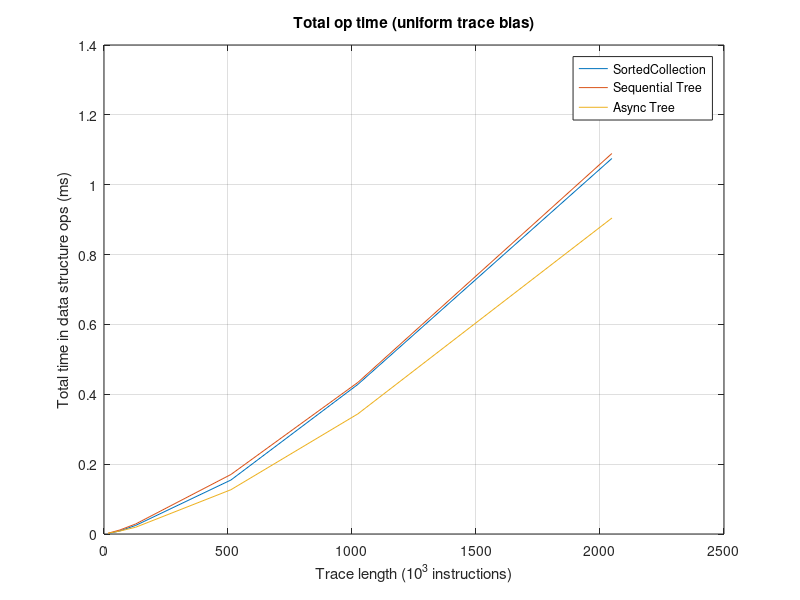
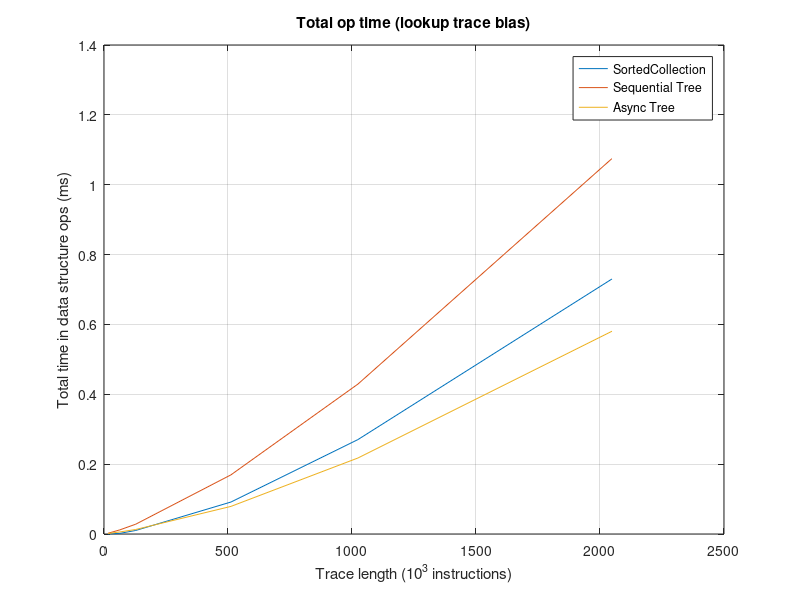
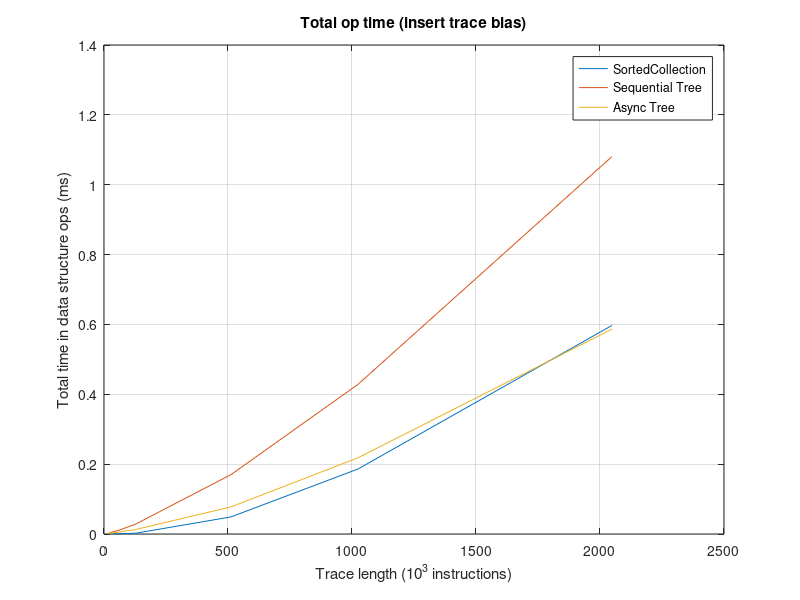
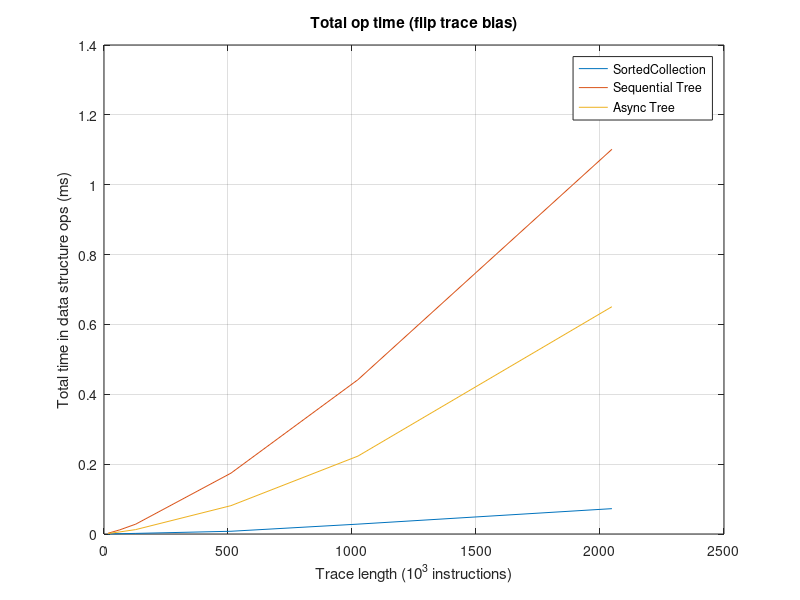

These charts were generated, in order, by the following MATLAB code:
% Make pretty plots of data
%
% 15-418 project
% Team Veggie Tales

%
% Load result sets
%
% results = csvread('results-ghc.csv');
results = csvread('results-laptop.csv');

tvt = csvread('treevtree.csv');

% Get data columns
SCTrial  = results(:,1);
SCOps    = results(:,2);
SCInsert = results(:,3);
SCLookup = results(:,4);
SCDelete = results(:,5);
RBTrial  = results(:,6);
RBOps    = results(:,7);
RBInsert = results(:,8);
RBLookup = results(:,9);
RBDelete = results(:,10);
ATTrial  = tvt(:,1);
ATOps    = tvt(:,2);
ATInsert = tvt(:,3);
ATLookup = tvt(:,4);
ATDelete = tvt(:,5);

%
% Get row indices for parameters
%

% Array versions
v4 = logical([ones(192,1); zeros(192*2,1)]);
v8 = logical([zeros(192,1); ones(192,1); zeros(192,1)]);
v9 = logical([zeros(192*2,1); ones(192,1)]);
% Trace runners
disk = logical(repmat([ones(96,1); zeros(96,1)],3,1));
mem  = logical(repmat([zeros(96,1); ones(96,1)],3,1));
% Lengths
l16k   = logical(repmat([ones(16,1); zeros(16*5,1)],6,1));
l64k   = logical(repmat([zeros(16,1); ones(16,1); zeros(16*4,1)],6,1));
l128k  = logical(repmat([zeros(16*2,1); ones(16,1); zeros(16*3,1)],6,1));
l512k  = logical(repmat([zeros(16*3,1); ones(16,1); zeros(16*2,1)],6,1));
l1024k = logical(repmat([zeros(16*4,1); ones(16,1); zeros(16,1)],6,1));
l2048k = logical(repmat([zeros(16*5,1); ones(16,1)],6,1));
% Biases
buniform = logical(repmat([ones(4,1); zeros(4*3,1)],36,1));
blookup  = logical(repmat([zeros(4,1); ones(4,1); zeros(4*2,1)],36,1));
binsert  = logical(repmat([zeros(4*2,1); ones(4,1); zeros(4,1)],36,1));
bburst   = logical(repmat([zeros(4*3,1); ones(4,1)],36,1));
% Delays
d100us = logical(repmat([1;0;0;0],144,1));
d500us = logical(repmat([0;1;0;0],144,1));
d1ms   = logical(repmat([0;0;1;0],144,1));
d5ms   = logical(repmat([0;0;0;1],144,1));

% Values for x axis
arrays = [1,2,3];
runners = [1,2];
lengths = [16,64,128,512,1024,2048];
biases = [1,2,3,4];
delays = [100,500,1000,5000];

%
% PLOTS WOOO
% 

%% [V9 Mem 5ms] Op time vs Trace Len for Trace Bias
figure;
plot( ...
    lengths, SCOps(v9&mem&buniform&d5ms), ...
    lengths, RBOps(v9&mem&buniform&d5ms), ...
    lengths, ATOps(v4&mem&buniform&d5ms)  ...
);
title('Total op time (uniform trace bias)');
legend('SortedCollection', 'Sequential Tree', 'Async Tree');
ylabel('Total time in data structure ops (ms)');
xlabel('Trace length (10^3 instructions)');
grid on;
figure;
plot( ...
    lengths, SCOps(v9&mem&blookup&d5ms), ...
    lengths, RBOps(v9&mem&blookup&d5ms), ...
    lengths, ATOps(v4&mem&blookup&d5ms)  ...
);
title('Total op time (lookup trace bias)');
legend('SortedCollection', 'Sequential Tree', 'Async Tree');
ylabel('Total time in data structure ops (ms)');
xlabel('Trace length (10^3 instructions)');
grid on;
figure;
plot( ...
    lengths, SCOps(v9&mem&binsert&d5ms), ...
    lengths, RBOps(v9&mem&binsert&d5ms), ...
    lengths, ATOps(v4&mem&binsert&d5ms)  ...
);
title('Total op time (insert trace bias)');
legend('SortedCollection', 'Sequential Tree', 'Async Tree');
ylabel('Total time in data structure ops (ms)');
xlabel('Trace length (10^3 instructions)');
grid on;
figure;
plot( ...
    lengths, SCOps(v9&mem&bburst&d5ms), ...
    lengths, RBOps(v9&mem&bburst&d5ms), ...
    lengths, ATOps(v4&mem&bburst&d5ms)  ...
);
title('Total op time (flip trace bias)');
legend('SortedCollection', 'Sequential Tree', 'Async Tree');
ylabel('Total time in data structure ops (ms)');
xlabel('Trace length (10^3 instructions)');
grid on;

%% [V9 Mem 5ms] INSERT time vs Trace Len for Trace Bias
figure;
plot( ...
    lengths, SCInsert(v9&mem&buniform&d5ms), ...
    lengths, RBInsert(v9&mem&buniform&d5ms), ...
    lengths, ATInsert(v4&mem&buniform&d5ms)  ...
);
title('Avg insert time (uniform trace bias)');
legend('SortedCollection', 'Sequential Tree', 'Async Tree');
ylabel('Avg insert time (ms)');
xlabel('Trace length (10^3 instructions)');
grid on;
figure;
plot( ...
    lengths, SCInsert(v9&mem&blookup&d5ms), ...
    lengths, RBInsert(v9&mem&blookup&d5ms), ...
    lengths, ATInsert(v4&mem&blookup&d5ms)  ...
);
title('Avg insert time (lookup trace bias)');
legend('SortedCollection', 'Sequential Tree', 'Async Tree');
ylabel('Avg insert time (ms)');
xlabel('Trace length (10^3 instructions)');
grid on;
figure;
plot( ...
    lengths, SCInsert(v9&mem&binsert&d5ms), ...
    lengths, RBInsert(v9&mem&binsert&d5ms), ...
    lengths, ATInsert(v4&mem&binsert&d5ms)  ...
);
title('Avg insert time (insert trace bias)');
legend('SortedCollection', 'Sequential Tree', 'Async Tree');
ylabel('Avg insert time (ms)');
xlabel('Trace length (10^3 instructions)');
grid on;
figure;
plot( ...
    lengths, SCInsert(v9&mem&bburst&d5ms), ...
    lengths, RBInsert(v9&mem&bburst&d5ms), ...
    lengths, ATInsert(v4&mem&bburst&d5ms)  ...
);
title('Avg insert time (flip trace bias)');
legend('SortedCollection', 'Sequential Tree', 'Async Tree');
ylabel('Avg insert time (ms)');
xlabel('Trace length (10^3 instructions)');
grid on;

%% [V9 Mem 5ms] LOOKUP time vs Trace Len for Trace Bias
figure;
plot( ...
    lengths, SCLookup(v9&mem&buniform&d5ms), ...
    lengths, RBLookup(v9&mem&buniform&d5ms), ...
    lengths, ATLookup(v4&mem&buniform&d5ms)  ...
);
title('Avg lookup time (uniform trace bias)');
legend('SortedCollection', 'Sequential Tree', 'Async Tree');
ylabel('Avg lookup time (ms)');
xlabel('Trace length (10^3 instructions)');
grid on;
figure;
plot( ...
    lengths, SCLookup(v9&mem&blookup&d5ms), ...
    lengths, RBLookup(v9&mem&blookup&d5ms), ...
    lengths, ATLookup(v4&mem&blookup&d5ms)  ...
);
title('Avg lookup time (lookup trace bias)');
legend('SortedCollection', 'Sequential Tree', 'Async Tree');
ylabel('Avg lookup time (ms)');
xlabel('Trace length (10^3 instructions)');
grid on;
figure;
plot( ...
    lengths, SCLookup(v9&mem&binsert&d5ms), ...
    lengths, RBLookup(v9&mem&binsert&d5ms), ...
    lengths, ATLookup(v4&mem&binsert&d5ms)  ...
);
title('Avg lookup time (insert trace bias)');
legend('SortedCollection', 'Sequential Tree', 'Async Tree');
ylabel('Avg lookup time (ms)');
xlabel('Trace length (10^3 instructions)');
grid on;
figure;
plot( ...
    lengths, SCLookup(v9&mem&bburst&d5ms), ...
    lengths, RBLookup(v9&mem&bburst&d5ms), ...
    lengths, ATLookup(v4&mem&bburst&d5ms)  ...
);
title('Avg lookup time (flip trace bias)');
legend('SortedCollection', 'Sequential Tree', 'Async Tree');
ylabel('Avg lookup time (ms)');
xlabel('Trace length (10^3 instructions)');
grid on;

%% [V9 Mem 5ms] DELETE time vs Trace Len for Trace Bias
figure;
plot( ...
    lengths, SCDelete(v9&mem&buniform&d5ms), ...
    lengths, RBDelete(v9&mem&buniform&d5ms), ...
    lengths, ATDelete(v4&mem&buniform&d5ms)  ...
);
title('Avg delete time (uniform trace bias)');
legend('SortedCollection', 'Sequential Tree', 'Async Tree');
ylabel('Avg delete time (ms)');
xlabel('Trace length (10^3 instructions)');
grid on;
figure;
plot( ...
    lengths, SCDelete(v9&mem&blookup&d5ms), ...
    lengths, RBDelete(v9&mem&blookup&d5ms), ...
    lengths, ATDelete(v4&mem&blookup&d5ms)  ...
);
title('Avg delete time (lookup trace bias)');
legend('SortedCollection', 'Sequential Tree', 'Async Tree');
ylabel('Avg delete time (ms)');
xlabel('Trace length (10^3 instructions)');
grid on;
figure;
plot( ...
    lengths, SCDelete(v9&mem&binsert&d5ms), ...
    lengths, RBDelete(v9&mem&binsert&d5ms), ...
    lengths, ATDelete(v4&mem&binsert&d5ms)  ...
);
title('Avg delete time (insert trace bias)');
legend('SortedCollection', 'Sequential Tree', 'Async Tree');
ylabel('Avg delete time (ms)');
xlabel('Trace length (10^3 instructions)');
grid on;
figure;
plot( ...
    lengths, SCDelete(v9&mem&bburst&d5ms), ...
    lengths, RBDelete(v9&mem&bburst&d5ms), ...
    lengths, ATDelete(v4&mem&bburst&d5ms)  ...
);
title('Avg delete time (flip trace bias)');
legend('SortedCollection', 'Sequential Tree', 'Async Tree');
ylabel('Avg delete time (ms)');
xlabel('Trace length (10^3 instructions)');
grid on;
